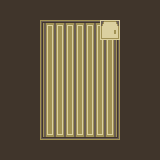

A level layout from a 2D game, rendered from its tile map. Below: a short description, then the map file with its tile-grid data intact:
An orthogonal 8x8 tile map with 20x20 px tiles, 1 tile layer (Tile Layer 1), 2 tilesets.

<map version="1.5" tiledversion="1.7.0" orientation="orthogonal" renderorder="right-down" width="8" height="8" tilewidth="20" tileheight="20" infinite="0" nextlayerid="2" nextobjectid="1">
 <editorsettings>
  <export target="start.json" format="json" />
 </editorsettings>
 <tileset firstgid="1" source="Tilemap.tsx" />
 <tileset firstgid="1" source="../images/Tilemap.tsx" />
 <layer id="1" name="Tile Layer 1" width="8" height="8">
  <data encoding="csv">
9,9,9,9,9,9,9,9,
9,9,2,3,3,5,9,9,
9,9,6,7,7,8,9,9,
9,9,6,7,7,8,9,9,
9,9,6,7,7,8,9,9,
9,9,6,7,7,8,9,9,
9,9,10,11,11,12,9,9,
9,9,9,9,9,9,9,9
</data>
 </layer>
</map>